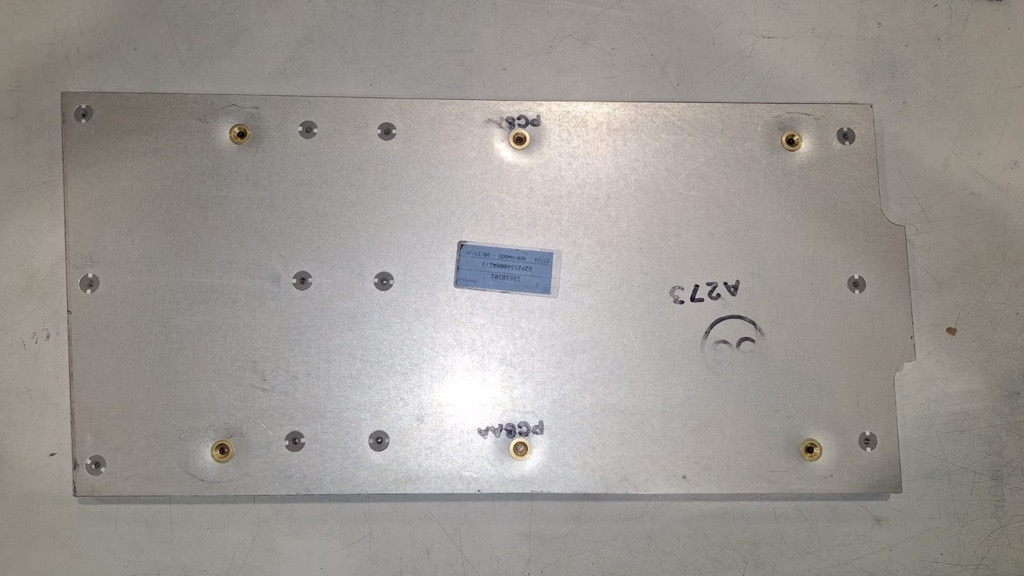
#> input picture backend/optical_inspector.db-x-inspection-1-original_image.jpg, 1024 x 576 px
$ python -i ocr.py   (imports and definitions only)
#> lines starting #> are read from the running program, lines starting #| are printed output that depends on the picture; after the words box and inside, x2 and y2 are one past the last pixel; in counts of white or black regions, pixels touching at a corner belong together
#> further down, picture is the input picture: shape (576, 1024, 3); mean B, G, R 148.4, 153, 157.3
"""Lectura de texto con Tesseract OCR (opcional).

Tesseract es un ejecutable externo. Se busca, en orden:
  1. `OI_TESSERACT_PATH` del .env (ruta a tesseract.exe o a su carpeta);
  2. la carpeta `tesseract` junto al programa instalado (componente opcional del instalador);
  3. el PATH del sistema y la ruta de instalacion habitual de Windows.
Solo se ejecuta cuando hay una zona de texto que leer: si nadie lo pide, no cuesta nada.
"""
from __future__ import annotations

import os
import re
import shutil
import subprocess
import sys
import threading
from functools import lru_cache
from pathlib import Path
from typing import Any

import cv2
import numpy as np

LANGUAGES = ("spa+eng", "eng", "spa")
# Modos de pagina de Tesseract utiles para zonas recortadas: 7 = una linea, 6 = bloque, 11 = texto disperso.
PSM_CHOICES = (6, 7, 8, 11, 13)
_lock = threading.Lock()


# [37 lines left out: functions _candidates, locate, not called in this run]


def refresh() -> dict[str, Any]:
    locate.cache_clear()
    return locate()


def _prepare(image: np.ndarray) -> list[np.ndarray]:
    """Variantes para OCR: gris ampliado (letra de ~30 px), binarizado Otsu e invertido si el fondo es oscuro."""
    gray = cv2.cvtColor(image, cv2.COLOR_BGR2GRAY) if image.ndim == 3 else image
    height = gray.shape[0]
#> height = 576
    factor = float(np.clip(90.0 / max(height, 1), 1.0, 4.0))  # zonas bajas (una linea) se amplian
#> factor = 1
    if factor > 1.0:
        gray = cv2.resize(gray, None, fx=factor, fy=factor, interpolation=cv2.INTER_CUBIC)
    gray = cv2.createCLAHE(clipLimit=2.0, tileGridSize=(8, 8)).apply(gray)
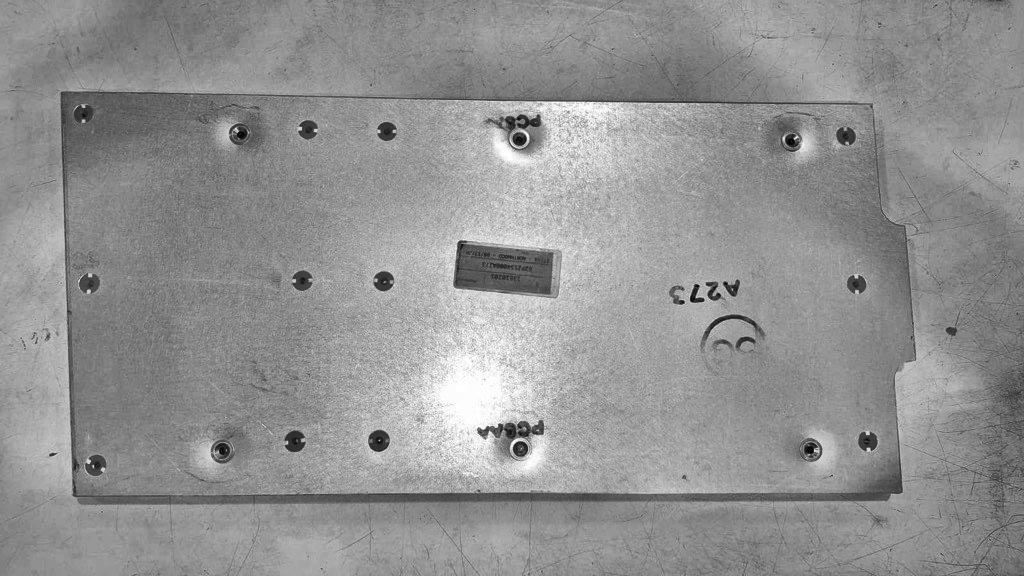
#> gray: shape (576, 1024); min 1, max 255, mean 146
    _, binary = cv2.threshold(cv2.GaussianBlur(gray, (3, 3), 0), 0, 255, cv2.THRESH_BINARY + cv2.THRESH_OTSU)
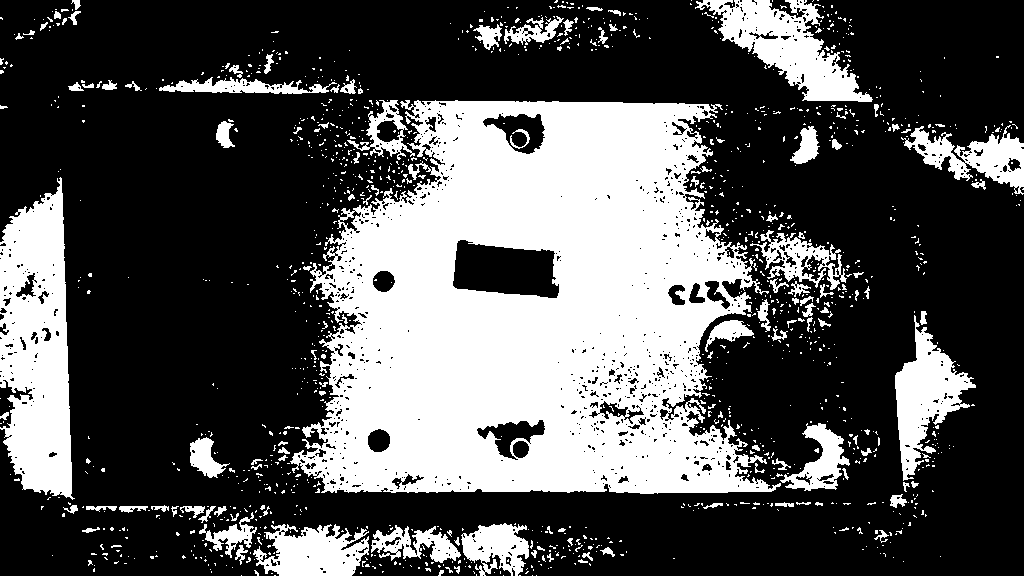
#> binary: shape (576, 1024); 32.7% white; 1350 white regions (1218 under 20 px), largest, box (x1, y1, x2, y2) and area: (290, 100, 781, 494) 129336, (0, 177, 75, 500) 17145, (695, 0, 873, 102) 7386
    if float(binary.mean()) < 127:  # texto claro sobre fondo oscuro
        binary = 255 - binary
    pad = lambda img: cv2.copyMakeBorder(img, 12, 12, 12, 12, cv2.BORDER_REPLICATE)
    return [pad(binary), pad(gray)]


# [42 lines left out: function read_text, not called in this run]

>>> import cv2
>>> picture = cv2.imread('../../optical_inspector.db-x-inspection-1-original_image.jpg')
>>> result = _prepare(picture)
#> result = 2 items

$ run again, on backend/image.png
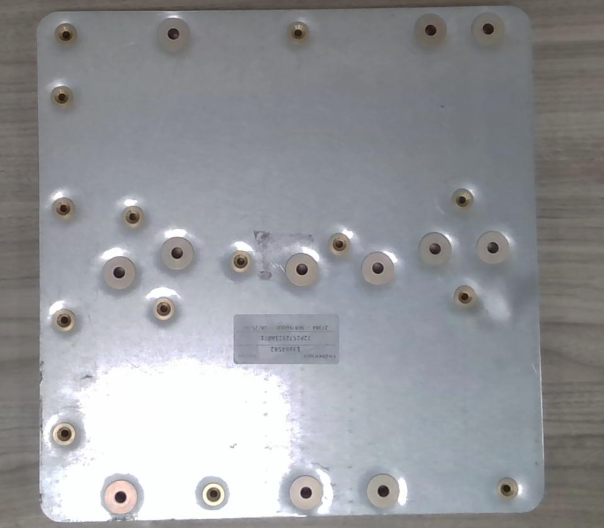
#> input picture backend/image.png, 604 x 528 px
#> picture is the input picture: shape (528, 604, 3); mean B, G, R 154.2, 150.9, 149.6
#> in _prepare, `gray = cv2.createCLAHE(clipLimit=2.0, tileGridSize=(8, 8)).apply(gray)`:
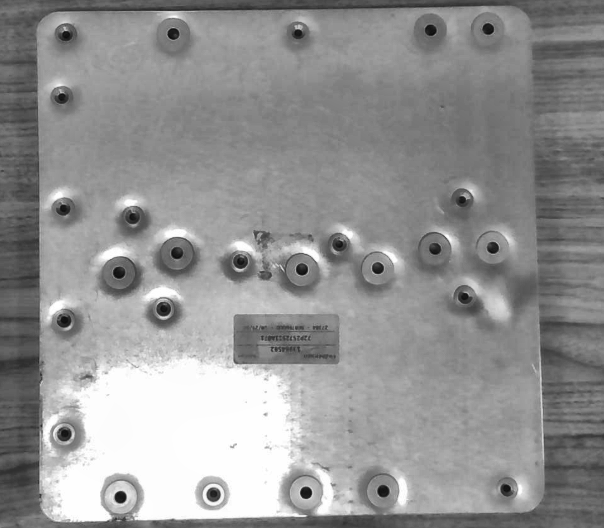
#> gray: shape (528, 604); min 11, max 255, mean 147
#> in _prepare, `_, binary = cv2.threshold(cv2.GaussianBlur(gray, (3, 3), 0), 0, 255, c..`:
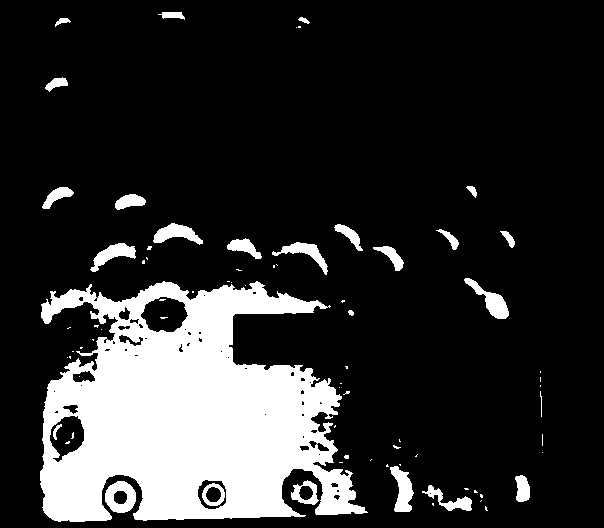
#> binary: shape (528, 604); 18.2% white; 76 white regions (50 under 20 px), largest, box (x1, y1, x2, y2) and area: (40, 281, 368, 522) 50303, (105, 481, 136, 513) 636, (390, 466, 414, 512) 634
#> result = 2 items

$ run again, on backend/panel1.png
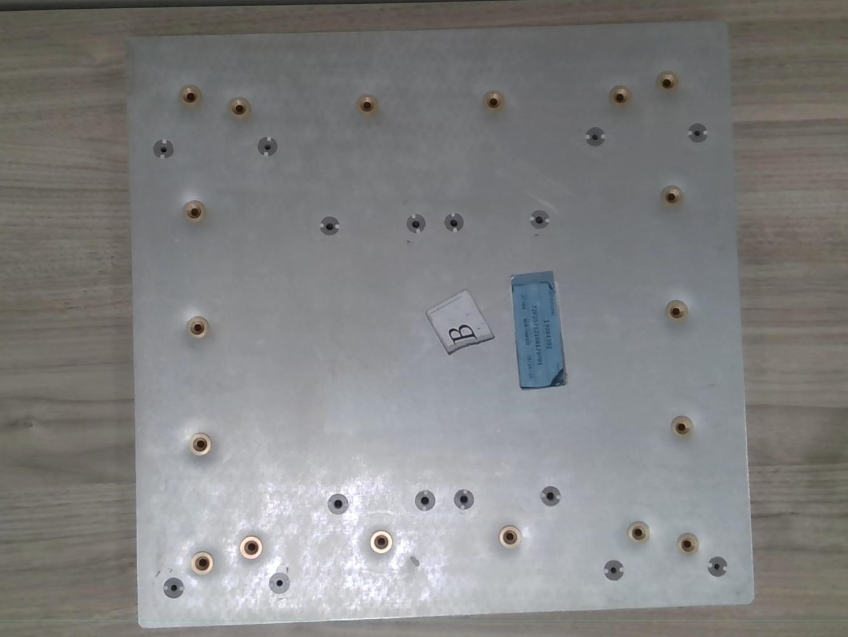
#> input picture backend/panel1.png, 848 x 637 px
#> picture is the input picture: shape (637, 848, 3); mean B, G, R 129.7, 129.6, 129.7
#> in _prepare, `gray = cv2.createCLAHE(clipLimit=2.0, tileGridSize=(8, 8)).apply(gray)`:
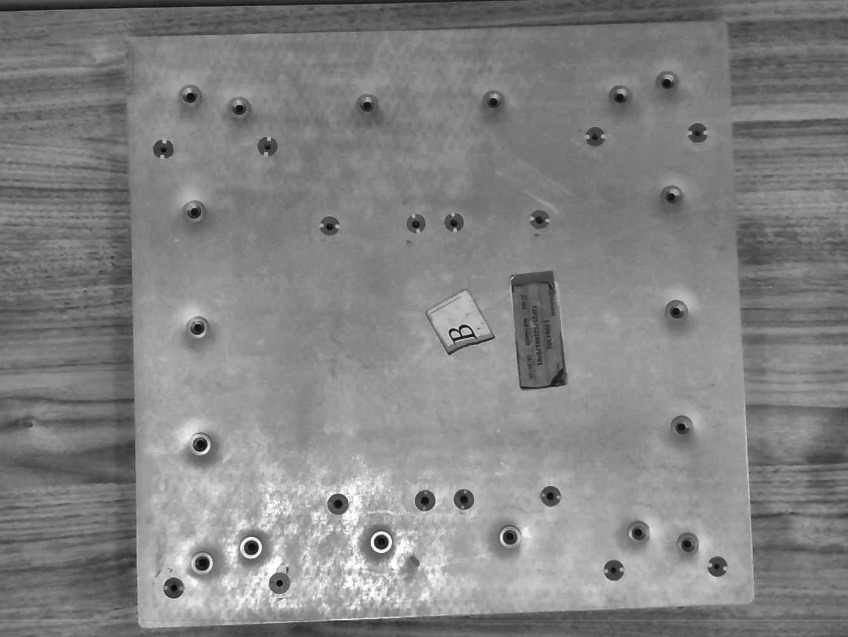
#> gray: shape (637, 848); min 5, max 255, mean 131.1
#> in _prepare, `_, binary = cv2.threshold(cv2.GaussianBlur(gray, (3, 3), 0), 0, 255, c..`:
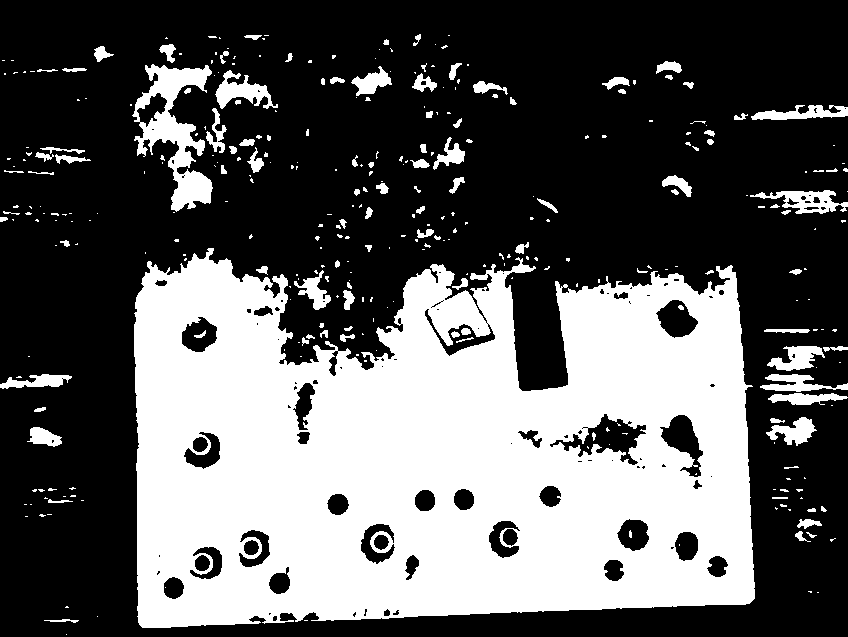
#> binary: shape (637, 848); 36.7% white; 344 white regions (231 under 20 px), largest, box (x1, y1, x2, y2) and area: (134, 248, 755, 628) 177164, (132, 64, 213, 212) 4803, (215, 70, 278, 109) 1054
#> result = 2 items
